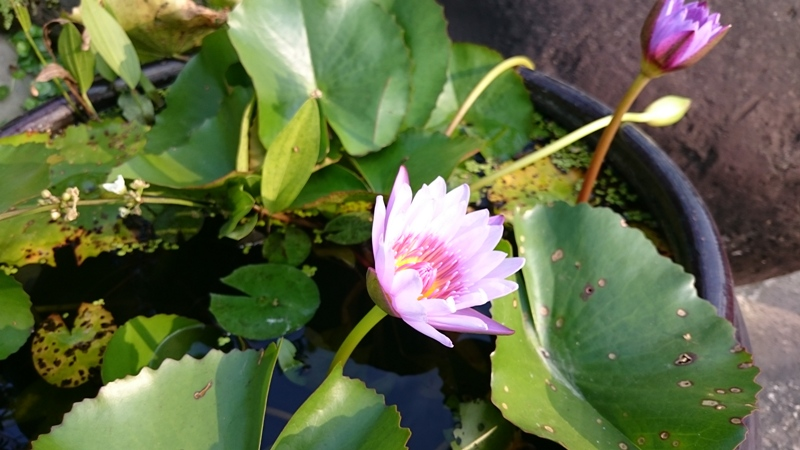
#> input picture opencv_ex/sample.jpg, 800 x 450 px, given in place of the camera
$ python threhold_test_1.py
#> lines starting #> are read from the running program, lines starting #| are printed output that depends on the picture; after the words box and inside, x2 and y2 are one past the last pixel; in counts of white or black regions, pixels touching at a corner belong together
import numpy as np
import cv2

def nothing(x):
	pass

cap = cv2.VideoCapture(1)

cv2.namedWindow('wind')
cv2.createTrackbar('t1', 'wind', 100, 255, nothing)

cv2.namedWindow('Edge')
cv2.createTrackbar('a', 'Edge', 100, 255, nothing)
cv2.createTrackbar('b', 'Edge', 200, 255, nothing)


while True:
	ret, frame = cap.read()
#> frame is the input picture: shape (450, 800, 3); mean B, G, R 69.7, 105.1, 95.9

	frame = cv2.resize(frame, (500, 400))
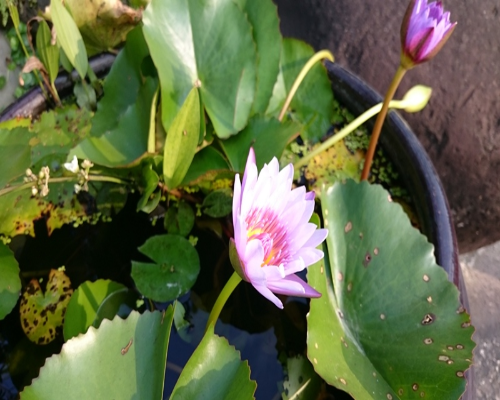
#> frame: shape (400, 500, 3); mean B, G, R 69.6, 104.9, 95.8

	gray = cv2.cvtColor(frame, cv2.COLOR_BGR2GRAY)
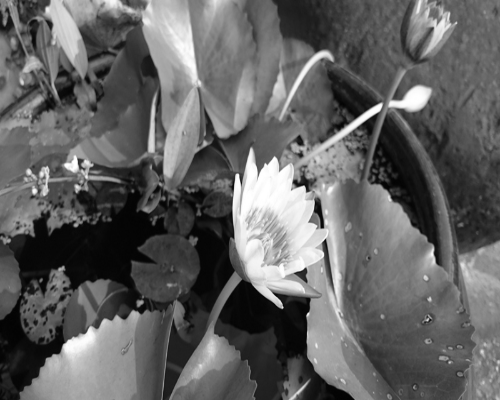
#> gray: shape (400, 500); min 2, max 255, mean 98.2
	ret, th = cv2.threshold(gray,cv2.getTrackbarPos('t1', 'wind') ,255,cv2.THRESH_BINARY)
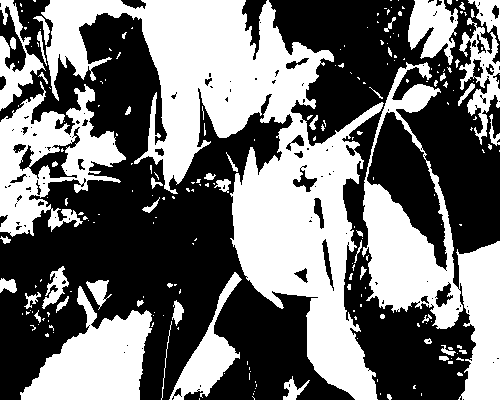
#> th: shape (400, 500); 44.8% white; 225 white regions (171 under 20 px), largest, box (x1, y1, x2, y2) and area: (41, 0, 384, 400) 44234, (362, 62, 500, 400) 15205, (0, 81, 126, 237) 8798
#> ret = 100

	a = cv2.getTrackbarPos('a', 'Edge')
	b = cv2.getTrackbarPos('b', 'Edge')
	edge = cv2.Canny(gray, a, b)
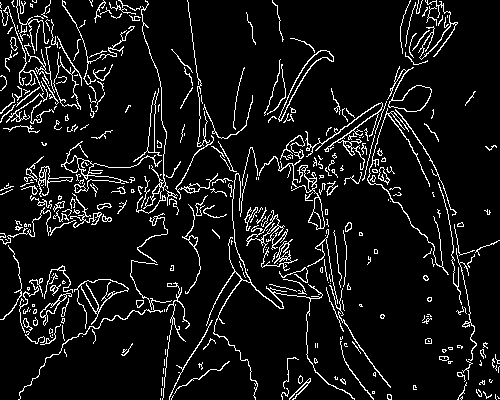
#> edge: shape (400, 500); 8.2% white in thin lines or dots

	cv2.imshow('color', frame)
	cv2.imshow('gray', gray)
	cv2.imshow('wind', th)
	cv2.imshow('Edge', edge)

	if cv2.waitKey(1) & 0xFF == ord('q'):
#> (key q is pressed here)
		break


cap.release()
cv2.destroyAllWindows()

$ run again, on opencv_ex/fruits.jpg
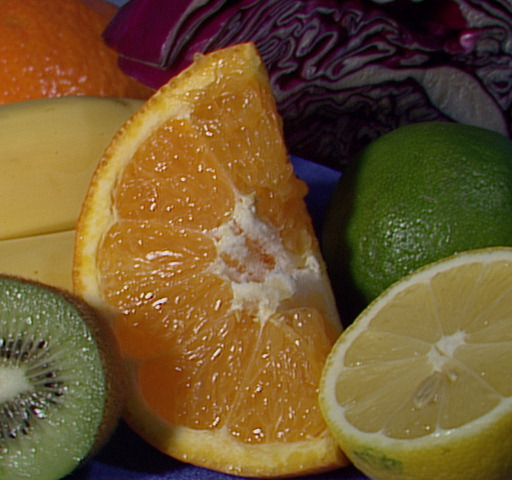
#> input picture opencv_ex/fruits.jpg, 512 x 480 px, given in place of the camera
#> frame is the input picture: shape (480, 512, 3); mean B, G, R 46.2, 85.6, 110.8
#> frame: shape (400, 500, 3)
#> `ret, th = cv2.threshold(gray,cv2.getTrackbarPos('t1', 'wind') ,255,cv2..`:
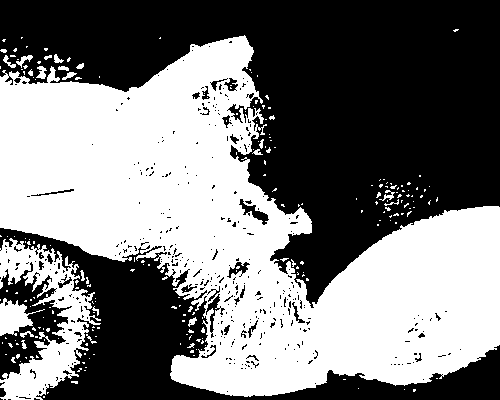
#> th: shape (400, 500); 48.4% white; 226 white regions (203 under 20 px), largest, box (x1, y1, x2, y2) and area: (0, 35, 500, 397) 87403, (0, 238, 101, 400) 6562, (0, 298, 45, 336) 825
#> ret = 100
#> `edge = cv2.Canny(gray, a, b)`:
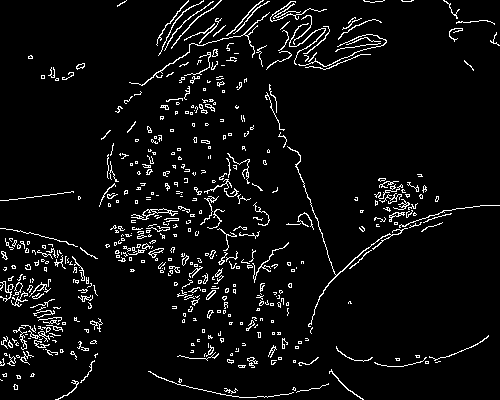
#> edge: shape (400, 500); 5.4% white in thin lines or dots
